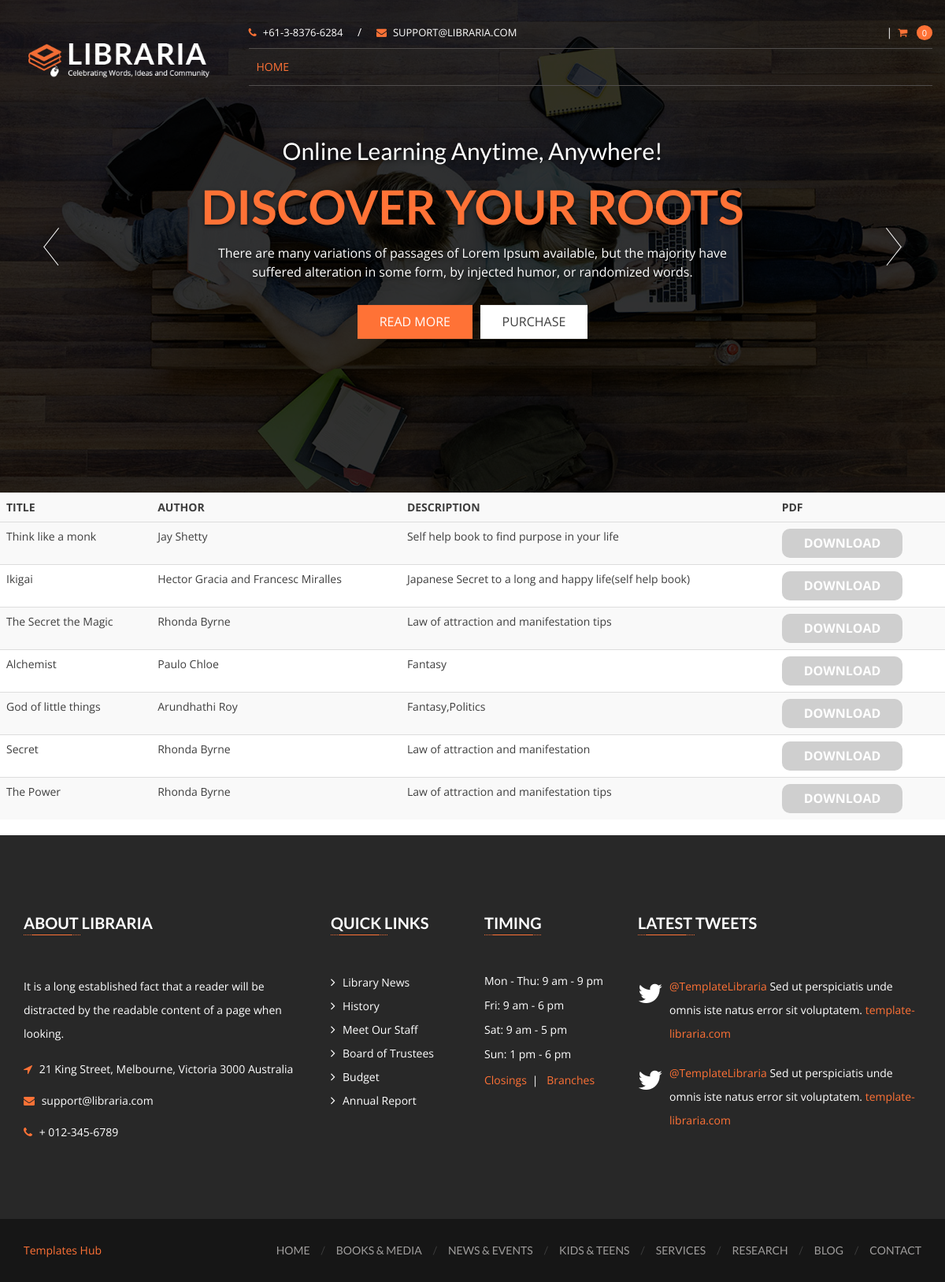
/userindex/, run on an earlier commit of the app's database.
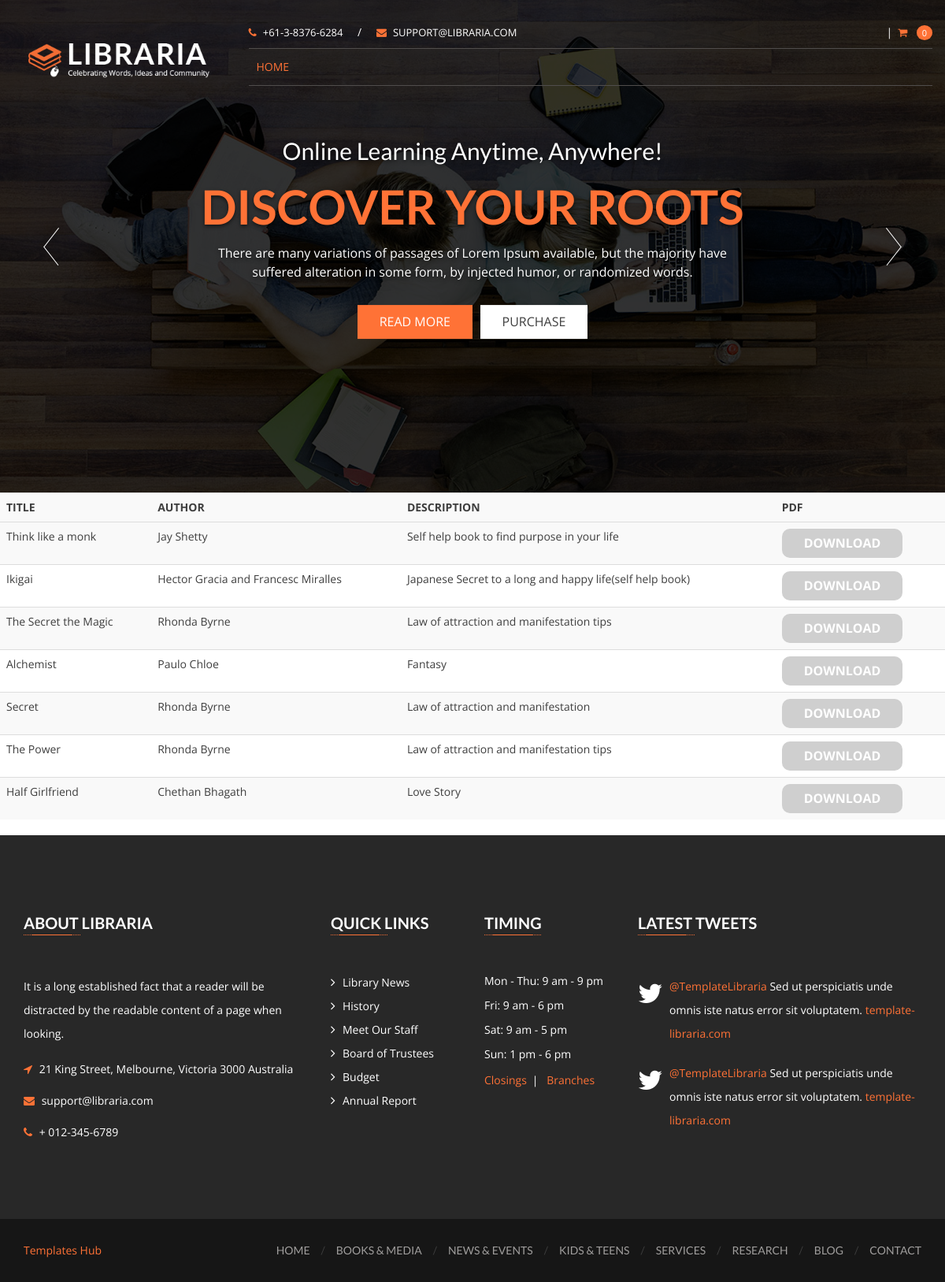
And on a later commit of the database.
### bookstoreapp/models.py (models this page shows, shortened)
class Book(models.Model):
    name = models.CharField(max_length=100)
    author = models.CharField(max_length=100)
    desc = models.CharField(max_length=1000)
    pdf = models.FileField(upload_to='media',null=True)

### bookstoreapp/views.py (the view)
# urls.py: path('userindex/',v.UserIndexView.as_view(),name="user/userindexpage"),
class UserIndexView(ListView):
    model=Book
    template_name="user/userindex.html"
    context_object_name='obj'

### bookstoreapp/templates/user/userindex.html (shortened to what the changed rows need)
{% load static %}
<!DOCTYPE html>
<html lang="zxx">
<head>
        <link href="{% static 'theme/css/font-awesome.min.css' %}" rel="stylesheet" type="text/css" />
        <link href="{% static 'theme/css/mmenu.css' %}" rel="stylesheet" type="text/css" />
        <link href="{% static 'theme/css/mmenu.positioning.css' %}" rel="stylesheet" type="text/css" />
        <link href="{% static 'theme/style.css' %}" rel="stylesheet" type="text/css" />
    </head>
    <body>
        <header id="header-v1" class="navbar-wrapper">
            <div class="container">
                <div class="row">
                    <nav class="navbar navbar-default">
                        <div class="row">
                            <div class="col-md-3">
                                <div class="navbar-header">
                                    <div class="navbar-brand">
                                        <h1>
                                            <a href="index-2.html">
                                                <img src="{% static 'theme/images/libraria-logo-v1.png' %}" alt="LIBRARIA" />
                                            </a>
                                        </h1>
                                    </div>
                                </div>
                            </div>
                    </nav>
                </div>
            </div>
        </header>
        <div data-ride="carousel" class="carousel slide" id="home-v1-header-carousel">
            <div class="carousel-inner">
                <div class="item active">
                    <div class="container">
                        <div class="carousel-caption">
                            <h2>Discover Your Roots</h2>
                        </div>
                    </div>
                </div>
            </div>
        </div>
<body >
   <table class='table table-primary table-striped'>
        <tr>
            <th>TITLE</th>
            <th>AUTHOR</th>
            <th>DESCRIPTION</th>
            <th>PDF</th>
        </tr>
        <tr>
            {% for i in obj %}
        <tr>
            <td>{{i.name}}</td>
            <td>{{i.author}}</td>
            <td>{{i.desc}}</td>
            <td><a class="btn btn-primary badge" href="{{i.pdf.url}}" download>Download</a></td>
        </tr>
        {% endfor %}
        </tr>
    </table>
</body>
</html>

What changed in the data, as far as the page shows it:
removed Book: name "God of little things", author "Arundhathi Roy", desc "Fantasy,Politics"
added Book: name "Half Girlfriend", author "Chethan Bhagath", desc "Love Story"
